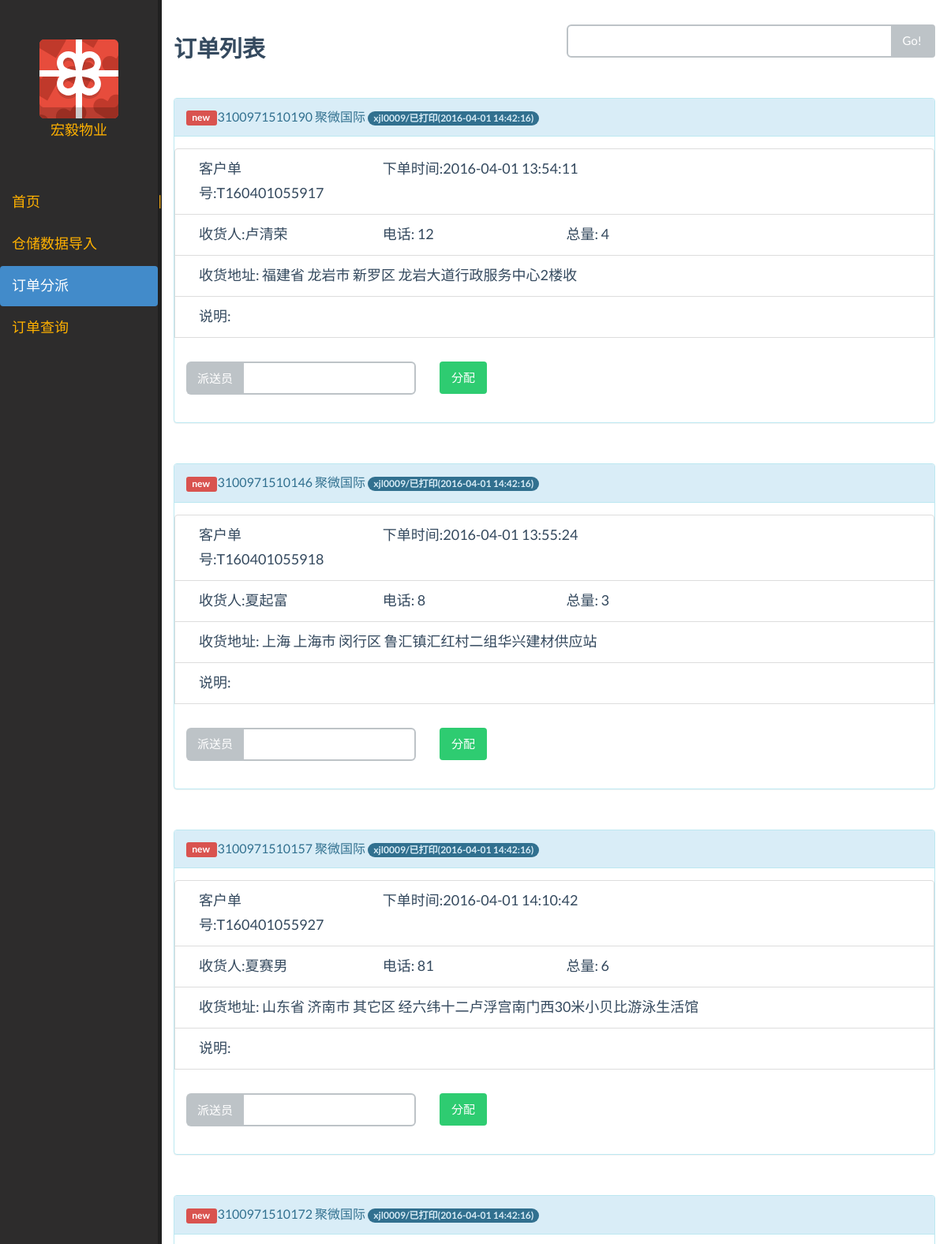
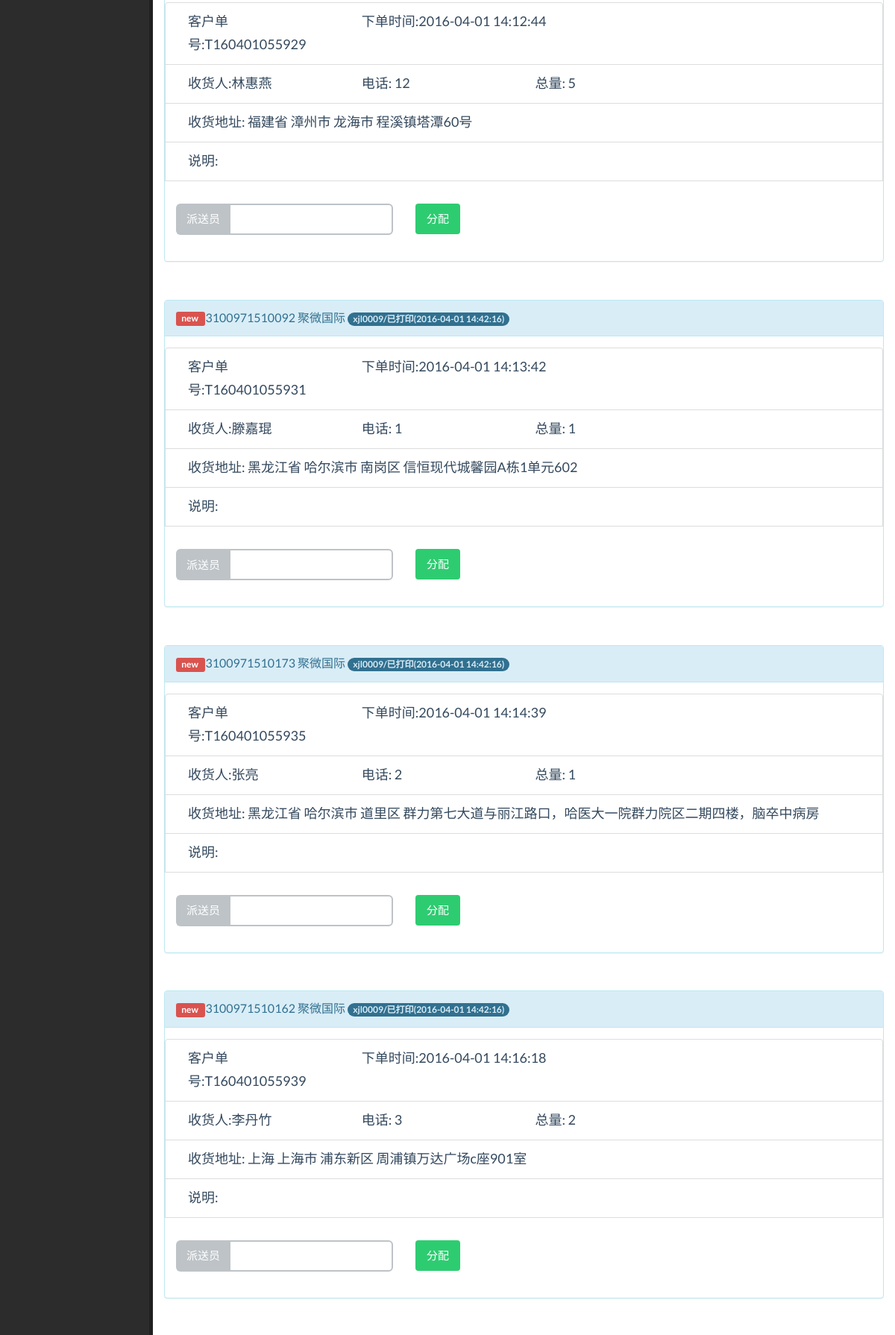
The app's page /order_query (upper part) with its own data (2 pictures, top to bottom).
### apps/data/transgodatabase.py (models this page shows)
class Order(Base):
    __tablename__ = "order"
    ID = Column(String(20), primary_key=True)
    clienter = Column(String(20), nullable=False)
    tick = Column(String(20))
    user = Column(String(6))
    addr = Column(String(128), nullable=False)
    tel = Column(String(11))
    count = Column(Integer)
    express = Column(String(10))
    time = Column(DateTime,
                  default=datetime.now)
    descript = Column(String(256))
    print_status = Column(String(5))
    cancel_status = Column(Boolean)
    status = Column(String(10), nullable=False, default="Import")
    courise = Column(Integer, ForeignKey("courise.courise_id"))

### apps/main/views.py (the view)
@main_app.route("/order_query")
def order_post_all():
    session = make_session()
    orders = session.query(Order)\
        .filter(Order.status != "Finish")\
        .filter(Order.courise == None)\
        .order_by(Order.time)\
        .limit(PAGE_COUNT)
    page_num = 2
    return render_template("order_query_frame.html",
                           orders=orders,
                           num=page_num)

### apps/data/transgodatabase.py (called while the page is built)
def make_session():
    Session = sessionmaker(bind=engine)
    session = Session()
    return session

### templates/order_query_frame.html (shortened to what this page needs)
{% extends "main_frame.html" %}
{% block main_content %}
{% include "order_query.html" %}
{% endblock %}

### templates/order_query.html (shortened to what this page needs)
{% extends "main_content.html" %}
{% block main_content %}
<br/>
<div class="row">
    <div class="col-lg-6">
        <h4>订单列表</h4>
    </div>
    <div class="col-lg-6">
        <div class="input-group">
            <input class="form-control" name="" type="text" value=""/>
            <span class="input-group-btn">
                <button class="btn btn-default" type="button">
                    Go!
                </button>
            </span>
        </div>
    </div>
</div>
<br/>
{% for order in orders %}
<div class="panel panel-info">
    <div class="panel-heading">
        <div class="panel-title">
            {% if not order.courise %}
            <div class="label label-danger"> new </div>
            {% endif %}
            {{ order.ID }} {{order.clienter}}
            <span class="badge">{{order.print_status}}</span>
        </div>
    </div>
    <div class="panel-body">
        <div class="list-group">
            <div class="row list-group-item">
                <div class="col-xs-3">客户单号:{{order.tick}}</div>
                <div class="col-xs-6">下单时间:{{order.time}}</div>
            </div>
            <div class="row list-group-item">
                <div class="col-xs-3">收货人:{{order.user}}</div>
                <div class="col-xs-3">电话: {{order.tel}}</div>
                <div class="col-xs-3">总量: {{order.count}}</div>
            </div>
            <div class="row list-group-item">
                <div class="col-xs-12">
                    <span>收货地址:</span>
                    <span>{{order.addr}}</span>
                </div>
            </div>
            <div class="row list-group-item">
                <div class="col-xs-12">
                    <span>说明:</span>
                </div>
            </div>
            <br/>
            {% if order.courise %}
            <div class="row">
                <div class="col-md-4">
                    <div class="input-group">
                        <sapn class="input-group-addon">派送员</sapn>
                        <input type="text" class="form-control" value="{{order.courise}}" readonly/>
                    </div>
                </div>
            </div>
            {% else %}
            <div class="row">
                <div class="col-md-4">
                    <div class="input-group">
                        <sapn class="input-group-addon">派送员</sapn>
                        <input type="text" id="{{order.ID}}_post" class="form-control">
                    </div>
                </div>
                <span class="col-md-1">
                    <input type="button" class="btn btn-success" data-id="{{order.ID}}" value="分配" onclick=javascript:post_order("{{order.ID}}")></input>
                </span>
            </div>
            {% endif %}
        </div>
    </div>
</div>
<br/>
{% endfor %}
{% endblock %}

### records on screen
Order: shows "new", ID "3100971510190", clienter "聚微国际", print_status "xjl0009/已打印(2016-04-01 14:42:16)", tick "T160401055917", time "2016-04-01 13:54:11", user "卢清荣", tel "12", count "4", addr "福建省 龙岩市 新罗区 龙岩大道行政服务中心2楼收"
Order: shows "new", ID "3100971510146", clienter "聚微国际", print_status "xjl0009/已打印(2016-04-01 14:42:16)", tick "T160401055918", time "2016-04-01 13:55:24", user "夏起富", tel "8", count "3", addr "上海 上海市 闵行区 鲁汇镇汇红村二组华兴建材供应站"
Order: shows "new", ID "3100971510157", clienter "聚微国际", print_status "xjl0009/已打印(2016-04-01 14:42:16)", tick "T160401055927", time "2016-04-01 14:10:42", user "夏赛男", tel "81", count "6", addr "山东省 济南市 其它区 经六纬十二卢浮宫南门西30米小贝比游泳生活馆"
Order: shows "new", ID "3100971510172", clienter "聚微国际", print_status "xjl0009/已打印(2016-04-01 14:42:16)", tick "T160401055929", time "2016-04-01 14:12:44", user "林惠燕", tel "12", count "5", addr "福建省 漳州市 龙海市 程溪镇塔潭60号"
Order: shows "new", ID "3100971510092", clienter "聚微国际", print_status "xjl0009/已打印(2016-04-01 14:42:16)", tick "T160401055931", time "2016-04-01 14:13:42", user "滕嘉琨", tel "1", count "1", addr "黑龙江省 哈尔滨市 南岗区 信恒现代城馨园A栋1单元602"
Order: shows "new", ID "3100971510173", clienter "聚微国际", print_status "xjl0009/已打印(2016-04-01 14:42:16)", tick "T160401055935", time "2016-04-01 14:14:39", user "张亮", tel "2", count "1", addr "黑龙江省 哈尔滨市 道里区 群力第七大道与丽江路口，哈医大一院群力院区二期四楼，脑卒中病房"
Order: shows "new", ID "3100971510162", clienter "聚微国际", print_status "xjl0009/已打印(2016-04-01 14:42:16)", tick "T160401055939", time "2016-04-01 14:16:18", user "李丹竹", tel "3", count "2", addr "上海 上海市 浦东新区 周浦镇万达广场c座901室"
